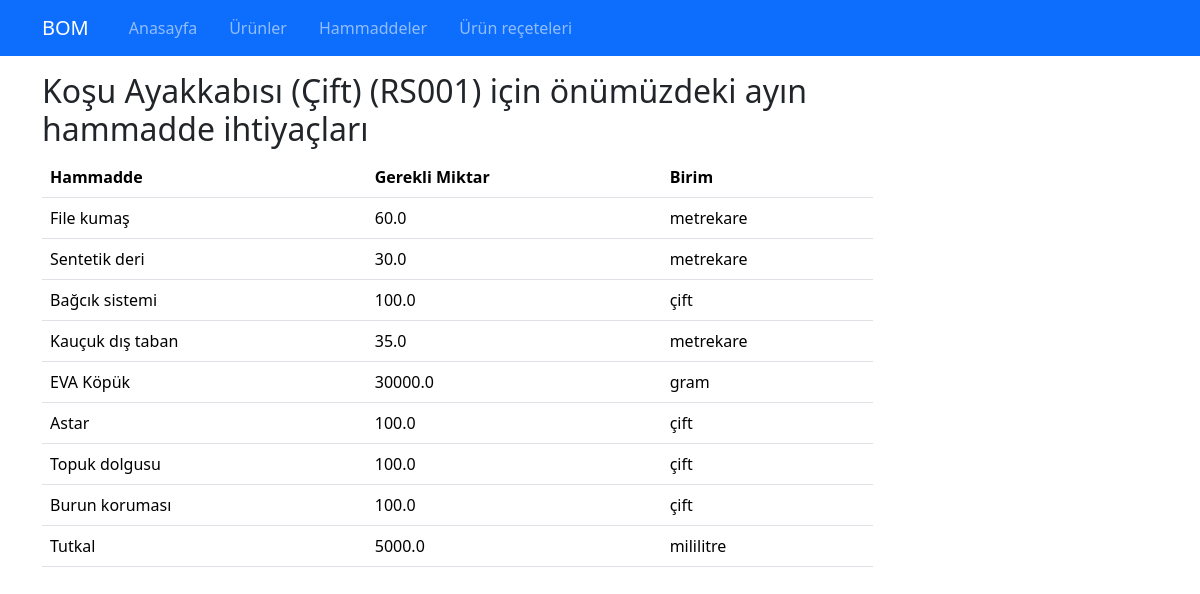
/prediction/RS001/, run on the app's committed database.
### bom/models.py (models this page shows, shortened)
class Product(models.Model):
    name = models.CharField(max_length=100, unique=True)
    description = models.TextField(blank=True, null=True)
    sku = models.CharField(max_length=50, unique=True)

class RawMaterial(models.Model):
    name = models.CharField(max_length=100, unique=True)
    description = models.TextField(blank=True, null=True)
    unit = models.CharField(max_length=20)
    slug = models.SlugField(null=False,unique=True, db_index=True, blank=True, editable=False)

### bom/views.py (the view)
# urls.py: path('prediction/<str:product_sku>/', views.material_needs_view, name='material_needs'),
def material_needs_view(request, product_sku):
    product = Product.objects.get(sku=product_sku)
    predicted_sales = 100 #sarima.calculate_sarima()
    material_needs = bom_calculator.calculate_material_needs_recursive(product, predicted_sales)
    return render(request, 'bom/material_needs.html', {'material_needs': material_needs, 'product': product})

### bom/templates/bom/material_needs.html (shortened to what this page needs)
{% extends "base.html" %}
{% block content %}
<div class="container mt-3">
    <div class="row">
        <div class="col-9">
            <h2>{{ product.name }} ({{product.sku}}) için önümüzdeki ayın hammadde ihtiyaçları</h2>
            <table class="table">
                <thead>
                    <tr>
                        <th>Hammadde</th>
                        <th>Gerekli Miktar</th>
                        <th>Birim</th>
                    </tr>
                </thead>
                <tbody>
                    {% for material, details in material_needs.items %}
                    <tr>
                        <td>{{ material }}</td>
                        <td>{{ details.quantity }}</td>
                        <td>{{ details.unit }}</td>
                    </tr>
                    {% endfor %}
                </tbody>
            </table>
        </div>
    </div>
</div>
{% endblock %}

### data on the page
Product: name "Koşu Ayakkabısı (Çift)", sku "RS001"
RawMaterial: material_needs "File kumaş", unit "metrekare"
RawMaterial: material_needs "Sentetik deri", unit "metrekare"
RawMaterial: material_needs "Bağcık sistemi", unit "çift"
RawMaterial: material_needs "Kauçuk dış taban", unit "metrekare"
RawMaterial: material_needs "EVA Köpük", unit "gram"
RawMaterial: material_needs "Astar", unit "çift"
RawMaterial: material_needs "Topuk dolgusu", unit "çift"
RawMaterial: material_needs "Burun koruması", unit "çift"
RawMaterial: material_needs "Tutkal", unit "mililitre"

### other printed values
{{ details.quantity }} "60.0" "30.0" "100.0" "35.0" "30000.0" "100.0" "100.0" "100.0" "5000.0"
